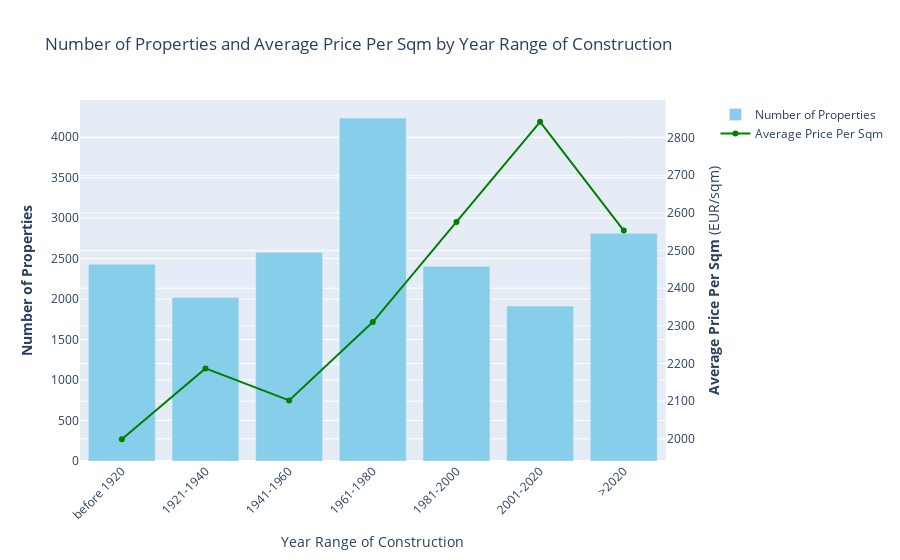

Notebook code cell kept with this figure:
### Code cell
# Calculate price per square meter and add it to the DataFrame
df['price_per_sqm'] = df['price'] / df['living_area']

# Aggregate data to get count and average price per sqm by year category
year_agg = df.groupby('year_category').agg(
    Number_of_Properties=('id', 'count'),
    Average_Price_Per_Sqm=('price_per_sqm', 'mean')
).reset_index()

# Round the Average Price Per Sqm to the nearest whole number
year_agg['Average_Price_Per_Sqm'] = year_agg['Average_Price_Per_Sqm'].round(0)

# Create a subplot with 2 y-axes
fig = make_subplots(specs=[[{"secondary_y": True}]])

# Add the Number of Properties as a bar chart on the primary y-axis
fig.add_trace(
    go.Bar(x=year_agg['year_category'], y=year_agg['Number_of_Properties'],
           name='Number of Properties', marker_color='skyblue'),
    secondary_y=False,
)

# Add the Average Price Per Sqm as a line chart on the secondary y-axis
fig.add_trace(
    go.Scatter(x=year_agg['year_category'], y=year_agg['Average_Price_Per_Sqm'],
               name='Average Price Per Sqm', mode='lines+markers', marker_color='green'),
    secondary_y=True,
)

# Add titles and labels
fig.update_layout(
    title_text='Number of Properties and Average Price Per Sqm by Year Range of Construction',
    xaxis_title='Year Range of Construction',
    xaxis_tickangle=-45
)

# Set y-axes titles
fig.update_yaxes(title_text="<b>Number of Properties</b>", secondary_y=False)
fig.update_yaxes(
    title_text="<b>Average Price Per Sqm</b> (EUR/sqm)", secondary_y=True)

fig.show()

### Figure 1 — Plotly figure (JSON) as saved in the notebook; plotly's stock layout.template omitted (floating-point values rounded to 4 significant figures)
{"data": [{"marker": {"color": "skyblue"}, "name": "Number of Properties", "type": "bar", "x": ["before 1920", "1921-1940", "1941-1960", "1961-1980", "1981-2000", "2001-2020", ">2020"], "xaxis": "x", "y": [2432, 2019, 2578, 4237, 2405, 1914, 2813], "yaxis": "y"}, {"marker": {"color": "green"}, "mode": "lines+markers", "name": "Average Price Per Sqm", "type": "scatter", "x": ["before 1920", "1921-1940", "1941-1960", "1961-1980", "1981-2000", "2001-2020", ">2020"], "xaxis": "x", "y": [1999, 2187, 2102, 2310, 2576, 2842, 2553], "yaxis": "y2"}], "layout": {"title": {"text": "Number of Properties and Average Price Per Sqm by Year Range of Construction"}, "xaxis": {"anchor": "y", "domain": [0, 0.94], "tickangle": -45, "title": {"text": "Year Range of Construction"}}, "yaxis": {"anchor": "x", "domain": [0, 1], "title": {"text": "<b>Number of Properties</b>"}}, "yaxis2": {"anchor": "x", "overlaying": "y", "side": "right", "title": {"text": "<b>Average Price Per Sqm</b> (EUR/sqm)"}}}}
